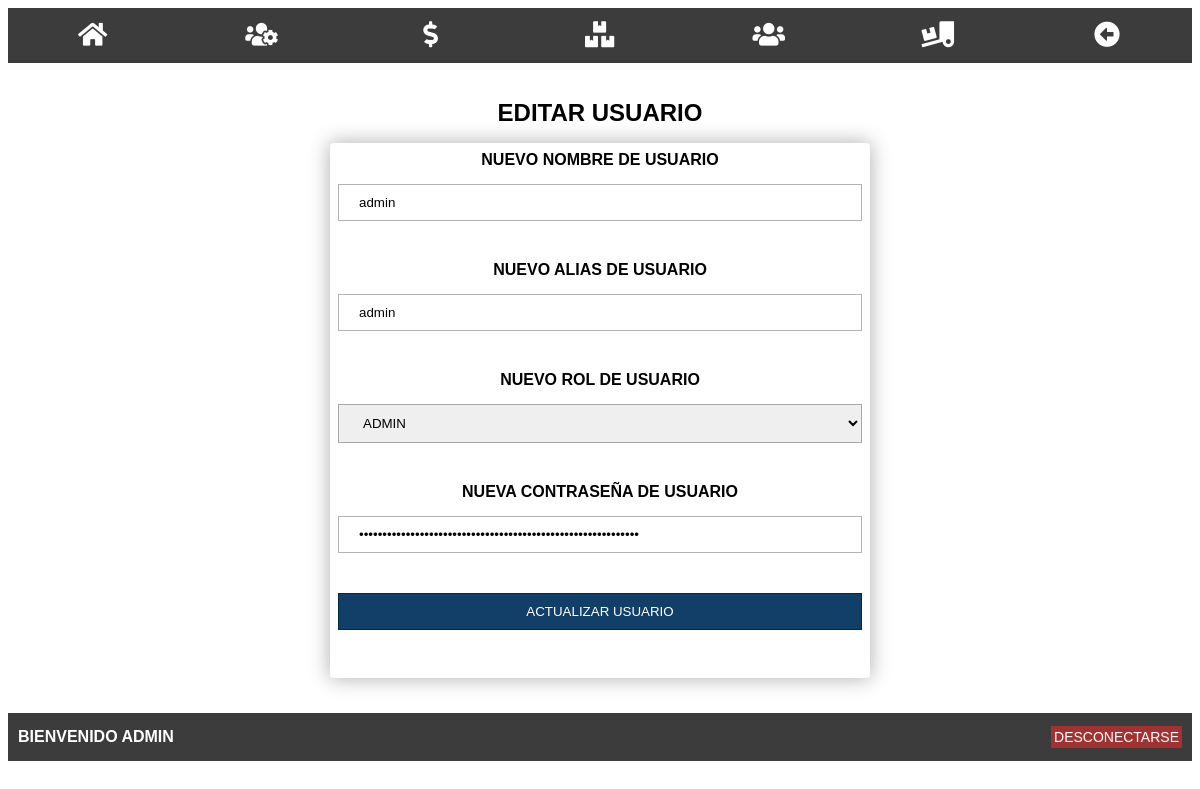
The app's page /home/users/edit.php?id=7 (signed in) with its own data.
### tables this page shows
CREATE TABLE `users` (
  `id` int(11) NOT NULL,
  `user` varchar(24) NOT NULL,
  `password` varchar(255) NOT NULL,
  `name` varchar(48) NOT NULL,
  `rol` int(11) NOT NULL DEFAULT '1',
  `create_at` timestamp NOT NULL DEFAULT CURRENT_TIMESTAMP
);

CREATE TABLE `roles` (
  `id` int(11) NOT NULL,
  `name` varchar(24) NOT NULL,
  `description` varchar(64) DEFAULT NULL,
  `create_at` timestamp NOT NULL DEFAULT CURRENT_TIMESTAMP
);

### home/users/edit.php (the view, shortened to what this page needs)
<?php
    require('../../includes/connection.php');
    if(isset($_GET['id'])){
        $id = $_GET['id'];
        $query = "SELECT * FROM users WHERE id = $id";
        $result = mysqli_query($connection, $query);
        if(mysqli_num_rows($result) == 1) {
            $row = mysqli_fetch_array($result);
            $alias = $row['user'];
            $name = $row['name'];
            $rol = $row['rol'];
            $password = $row['password'];
        }
    }
?>
<?php require('../../partials/header.php'); ?>
    <div class="box">
        <h1 class="title">Editar usuario</h1>
        <form action="edit.php?id=<?php echo $_GET['id']; ?>" method="post" class="form">
            <label for="name" class="form-label">Nuevo Nombre de Usuario</label>
            <input type="text" name="name" id="name" placeholder="Usuario" class="form-input" value="<?php echo $name ?>">
            <label for="alias" class="form-label">Nuevo Alias de Usuario</label>
            <input type="text" name="alias" id="alias" placeholder="Alias" class="form-input" value="<?php echo $alias ?>">
            <label for="rol" class="form-label">Nuevo Rol de Usuario</label>
            <select class="form-input" name="rol" id="rol">
                <?php
                    $query = "SELECT id, name FROM roles";
                    $result = mysqli_query($connection, $query);
                    if (mysqli_num_rows($result) > 0) {
                        while($row = mysqli_fetch_assoc($result)) { ?>
                            <option value="<?php echo $row['id'] ?>" <?php if($row['id'] == $rol) { echo 'selected'; } ?>><?php echo $row['name'] ?></option>
                        <?php
                        }
                    }
                ?>
            </select>
            <label for="password" class="form-label">Nueva contraseña de Usuario</label>
            <input type="password" name="password" id="password" placeholder="Contrseña" class="form-input" value="<?php echo $password ?>">
            <input type="submit" name="update" value="Actualizar Usuario" class="form-submit">
        </form>
    </div>
<?php require('../../partials/footer.php'); ?>

### css/style.css (style rules this page uses)
body { font-family: 'Lucida Sans', 'Lucida Sans Regular', 'Lucida Grande', 'Lucida Sans Unicode', Geneva, Verdana, sans-serif; }
.box { width: 90%; max-width: 540px; margin: auto; padding: 20px; margin-bottom: 15px; }
.title { text-align: center; font-size: 24px; text-transform: uppercase; }
.form { padding: 8px; box-shadow: 0 0 20px 1px rgba(0, 0, 0, 0.3); box-sizing: border-box; border-radius: 4px; position: relative; }
.form .form-input, .form .form-label, .form .form-submit { display: block; width: 100%; border: 1px solid rgba(0, 0, 0, 0.3); margin-bottom: 40px; box-sizing: border-box; }
.form .form-input { padding: 10px 20px; }
.form .form-label { border: none; text-align: center; text-transform: uppercase; font-weight: bold; margin-bottom: 15px; }
.form .form-submit { padding: 10px; background-color: #113f67; cursor: pointer; color: #FFFFFF; border: 1px solid #022c43; text-transform: uppercase; }

### records on screen
users: name "admin", alias "admin", rol "ADMIN"

### other values on screen
$_SESSION['user_name'] "ADMIN"
